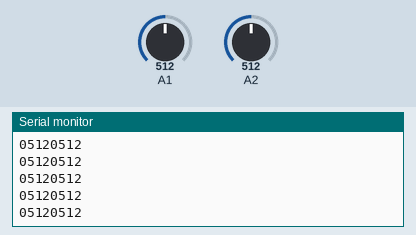
Recording of a sketch running on a simulated Arduino Nano, built with avr-gcc and run on an emulated ATmega328P. Shown: the last lines printed to the serial monitor. The test bench sets the inputs (shaded band); at power-on: A1 = 512, A2 = 512. No radio packets arrive unless stated.

Above: at 1.2 s.
1.3 s: A1 set to 716
At 1.59 s:
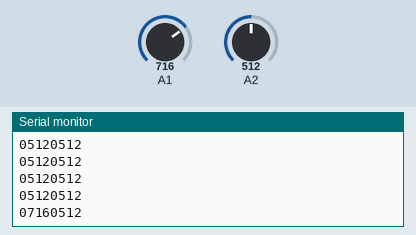
2.8 s: A2 set to 716
At 2.88 s:
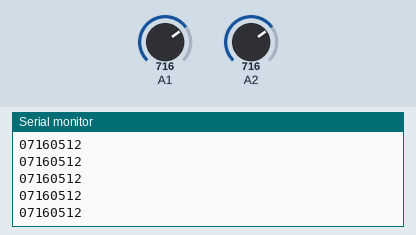
4.3 s: A1 set to 900
At 4.33 s:
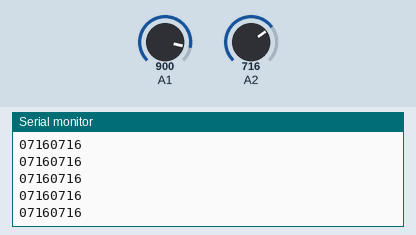
5.8 s: A2 set to 900
At 5.94 s:
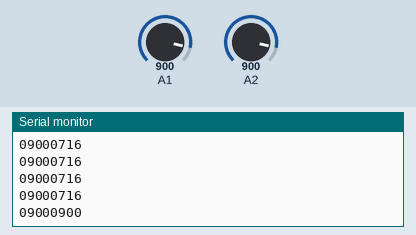
Timing chart, 0 to 8.3 s (numbered marks = the images above; inputs shaded):
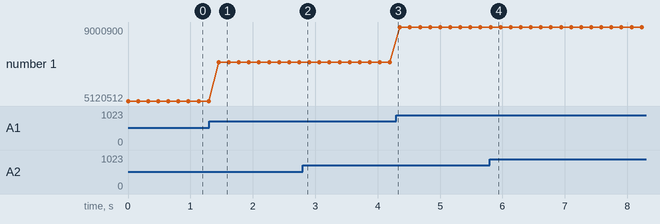

The sketch:

JoystickTransmiter.ino
```cpp
#include <RH_ASK.h>
#include <SPI.h> // Not actually used but needed to compile
//Transmiter code for arduino nano
RH_ASK driver(2000, 11, 2); //Data transmiter through pin D2
void setup()
{
    pinMode(A4, OUTPUT); // GND for joystick
    pinMode(A5, OUTPUT); // VCC for joystick
    pinMode(6, INPUT); // SW joystick
    digitalWrite(A4, LOW);
    digitalWrite(A5, HIGH);

    Serial.begin(9600);    // Debugging only
    if (!driver.init())
         Serial.println("init failed");
}
int analogXValue = 0;    // variable to hold the analog value
int analogYValue = 0;

String numTstr(int num)
{
  if (num < 10) {
    return String("000") + String(num);
  } else if (num < 100) {
    return String("00") + String(num);
  } else if (num < 1000) {
    return String("0") + String(num);
  } else {
    return String(num);
  }
}


void loop()
{
    analogXValue = analogRead(1);
    analogYValue = analogRead(2);
    String msgStr = numTstr(analogXValue) + numTstr(analogYValue);
    char msg[9];
    msgStr.toCharArray(msg, sizeof(msg));
    Serial.println(msg);
    driver.send((uint8_t *)msg, strlen(msg));
    driver.waitPacketSent();
    delay(100);
}
```

Measured:
- after the input at 1.3 s, the serial monitor: prints a new line after 0.15 s (image 1)
- after the input at 5.8 s, the serial monitor: prints a new line at once (image 4)
- plotted number 1: 5120512 → 7160512 after the input at 1.3 s, 7160512 → 7160716 after the input at 2.8 s, 7160716 → 9000716 after the input at 4.3 s, 9000716 → 9000900 after the input at 5.8 s
